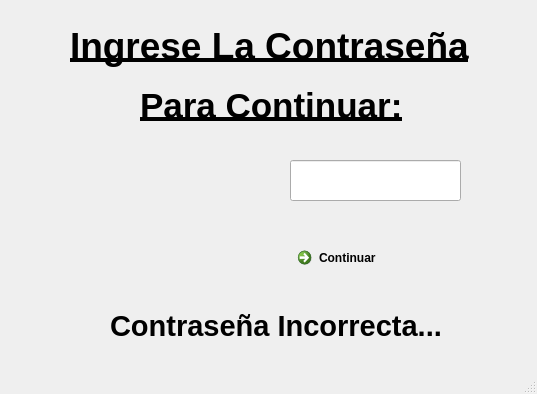
<?xml version="1.0" encoding="UTF-8"?>
<ui version="4.0">
 <class>admin</class>
 <widget class="QMainWindow" name="admin">
  <property name="geometry">
   <rect>
    <x>0</x>
    <y>0</y>
    <width>537</width>
    <height>394</height>
   </rect>
  </property>
  <property name="windowTitle">
   <string>MainWindow</string>
  </property>
  <widget class="QWidget" name="centralwidget">
   <widget class="QLabel" name="label">
    <property name="geometry">
     <rect>
      <x>70</x>
      <y>10</y>
      <width>431</width>
      <height>71</height>
     </rect>
    </property>
    <property name="font">
     <font>
      <family>MS Sans Serif</family>
      <pointsize>28</pointsize>
      <weight>75</weight>
      <bold>true</bold>
      <underline>true</underline>
     </font>
    </property>
    <property name="text">
     <string>Ingrese La Contraseña</string>
    </property>
   </widget>
   <widget class="QLabel" name="label_2">
    <property name="geometry">
     <rect>
      <x>140</x>
      <y>80</y>
      <width>271</width>
      <height>51</height>
     </rect>
    </property>
    <property name="font">
     <font>
      <family>MS Sans Serif</family>
      <pointsize>26</pointsize>
      <weight>75</weight>
      <bold>true</bold>
      <underline>true</underline>
     </font>
    </property>
    <property name="text">
     <string>Para Continuar:</string>
    </property>
   </widget>
   <widget class="QLineEdit" name="lineEdit">
    <property name="geometry">
     <rect>
      <x>290</x>
      <y>160</y>
      <width>171</width>
      <height>41</height>
     </rect>
    </property>
    <property name="font">
     <font>
      <family>MS Sans Serif</family>
      <pointsize>14</pointsize>
      <weight>75</weight>
      <bold>true</bold>
     </font>
    </property>
    <property name="text">
     <string/>
    </property>
   </widget>
   <widget class="QCommandLinkButton" name="continuar_admin">
    <property name="geometry">
     <rect>
      <x>290</x>
      <y>240</y>
      <width>172</width>
      <height>41</height>
     </rect>
    </property>
    <property name="text">
     <string>Continuar</string>
    </property>
   </widget>
   <widget class="QLabel" name="label_logoadmin">
    <property name="geometry">
     <rect>
      <x>60</x>
      <y>150</y>
      <width>131</width>
      <height>131</height>
     </rect>
    </property>
    <property name="text">
     <string/>
    </property>
   </widget>
   <widget class="QLabel" name="label_error">
    <property name="geometry">
     <rect>
      <x>110</x>
      <y>300</y>
      <width>331</width>
      <height>51</height>
     </rect>
    </property>
    <property name="font">
     <font>
      <family>MS Sans Serif</family>
      <pointsize>22</pointsize>
      <weight>75</weight>
      <bold>true</bold>
      <underline>false</underline>
     </font>
    </property>
    <property name="text">
     <string>Contraseña Incorrecta...</string>
    </property>
   </widget>
  </widget>
  <widget class="QMenuBar" name="menubar">
   <property name="geometry">
    <rect>
     <x>0</x>
     <y>0</y>
     <width>537</width>
     <height>21</height>
    </rect>
   </property>
  </widget>
  <widget class="QStatusBar" name="statusbar"/>
 </widget>
 <resources/>
 <connections/>
</ui>
